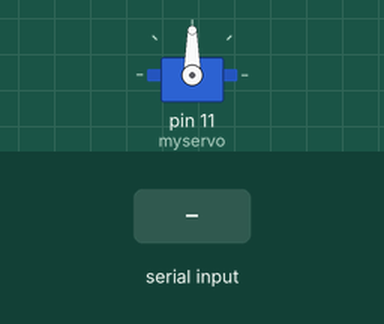
A sketch run on a simulated Arduino Uno, built with avr-gcc and run on an emulated ATmega328P. Parts: servo. Inputs (shaded band) come from the test bench.

Above: at 1.2 s.
1.3 s: byte 30 received over Serial
At 1.45 s:
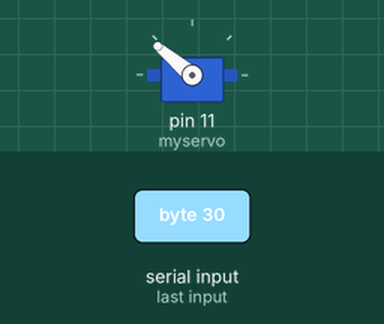
Timing chart, 0 to 4.3 s (numbered marks = the images above; inputs shaded):
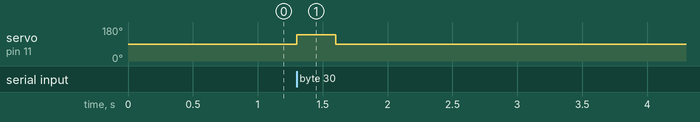

Measured:
- after the input at 1.3 s, servo on pin 11 (myservo): 90° → 140° at once, → 90° 0.30 s later

The sketch:

SillyFire.ino
```cpp
#include <Servo.h>

Servo myservo;  // create servo object to control a servo
// twelve servo objects can be created on most boards

int pos = 0;    // variable to store the servo position

void setup() {
  Serial.begin(115200);
  myservo.attach(11);  // attaches the servo on pin 11 to the servo object
}

void loop() {
  if (Serial.available()){
    char command = Serial.read();
    //Reset position for the servo is 90
    //down is up in value
    if (command = "F"){
      myservo.write(140);
      delay(300);
      myservo.write(90);
    }
  }
  }
```
